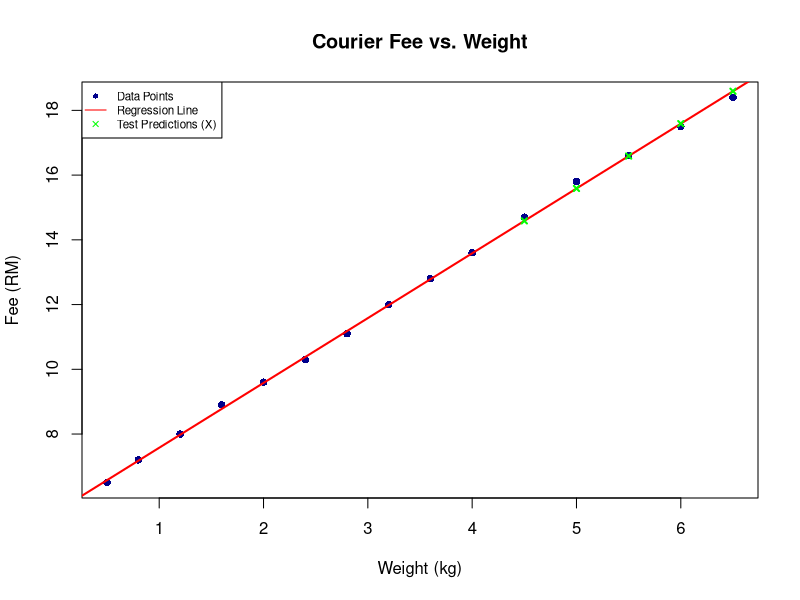

This chart was generated by the following R code:
# Week 9 Assignment
# Muhammad Rizqy Hidayat - 26000108

# ---------- #
#   PART A   #
# ---------- #

# 1. Dataset Preparation & Splitting
df_A <- data.frame(
  Weight_kg = c(0.5, 0.8, 1.2, 1.6, 2.0, 2.4, 2.8, 3.2, 3.6, 4.0, 4.5, 5.0, 5.5, 6.0, 6.5),
  Fee_RM = c(6.5, 7.2, 8.0, 8.9, 9.6, 10.3, 11.1, 12.0, 12.8, 13.6, 14.7, 15.8, 16.6, 17.5, 18.4)
)
train_A <- df_A[1:10, ]
test_A <- df_A[11:15, ]

# 2. Fit SLR Model
model_A <- lm(Fee_RM ~ Weight_kg, data = train_A)

# 3. Report Coefficients
summary(model_A)

# 4. Predictions & Results Table
pred_A <- predict(model_A, newdata = test_A)
results_A <- data.frame(Weight_kg = test_A$Weight_kg, Actual = test_A$Fee_RM, Predicted = round(pred_A, 3))

View(results_A)

# 5. Compute MAPE and RMSE
error_A <- test_A$Fee_RM - pred_A
mape_A <- mean(abs(error_A / test_A$Fee_RM)) * 100
rmse_A <- sqrt(mean(error_A^2))

error_A
mape_A
rmse_A

# 6. Plotting
plot(df_A$Weight_kg, df_A$Fee_RM, main = "Courier Fee vs. Weight",
     xlab = "Weight (kg)", ylab = "Fee (RM)", pch = 16, col = "darkblue")
abline(model_A, col = "red", lwd = 2)
points(test_A$Weight_kg, pred_A, pch = 4, col = "green", cex = 0.7, lwd = 2)
# Updated legend code to make it smaller and remove the border box
legend("topleft", 
       legend = c("Data Points", "Regression Line", "Test Predictions (X)"),
       pch = c(16, NA, 4), 
       lty = c(NA, 1, NA), 
       col = c("darkblue", "red", "green"),
       cex = 0.7)

# ---------- #
#   PART B   #
# ---------- #

# 1. Dataset Preparation & Splitting
df_B <- data.frame(
  Temp_C = c(33, 32, 31, 30, 29, 28, 27, 26, 25, 24, 23, 22, 21, 20, 19),
  Occupants = c(1, 2, 2, 3, 1, 4, 3, 2, 4, 1, 3, 2, 4, 3, 1),
  kWh = c(249, 276, 285, 306, 232, 343, 307, 239, 337, 185, 285, 214, 314, 244, 164)
)
train_B <- df_B[1:10, ]
test_B <- df_B[11:15, ]
